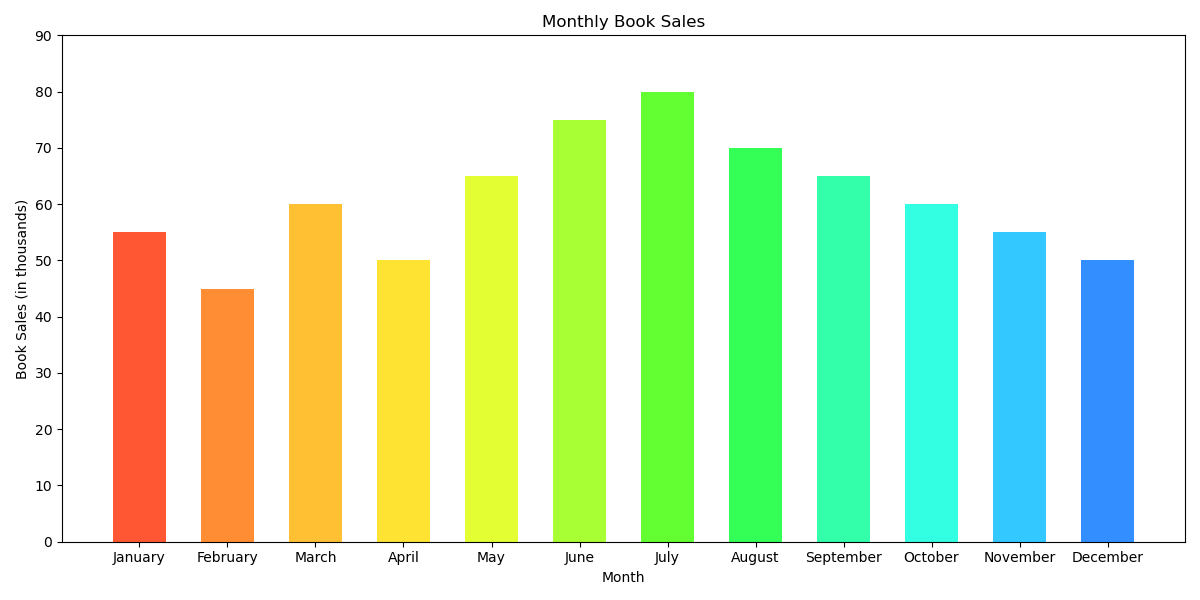

This figure's Python source:

import matplotlib.pyplot as plt

# Data
months = ['January', 'February', 'March', 'April', 'May', 'June', 'July', 'August', 'September', 'October', 'November', 'December']
book_sales = [55, 45, 60, 50, 65, 75, 80, 70, 65, 60, 55, 50]

# Colors for each bar
colors = ['#FF5733', '#FF8D33', '#FFC133', '#FFE333', '#E3FF33', '#A8FF33', '#63FF33', '#33FF57', '#33FFAB', '#33FFE3', '#33C8FF', '#338FFF']

# Create a vertical bar chart
plt.figure(figsize=(12, 6))  # Change the figure size (width x height)
bar_width = 0.6  # Change the bar width
plt.bar(months, book_sales, color=colors, width=bar_width)

# Setting the title and labels
plt.title('Monthly Book Sales')
plt.ylabel('Book Sales (in thousands)')
plt.xlabel('Month')

# Adjust the limits if necessary
plt.ylim([0, max(book_sales) + 10])

# Display the chart
plt.tight_layout()
plt.show()
